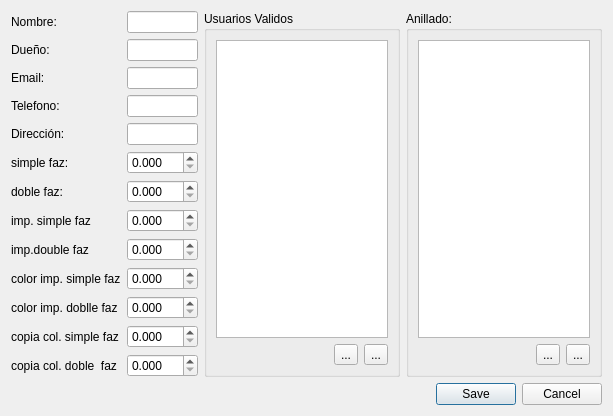
<?xml version="1.0" encoding="UTF-8"?>
<ui version="4.0">
 <class>wBusiness</class>
 <widget class="QWidget" name="wBusiness">
  <property name="geometry">
   <rect>
    <x>0</x>
    <y>0</y>
    <width>613</width>
    <height>409</height>
   </rect>
  </property>
  <property name="windowTitle">
   <string>Form</string>
  </property>
  <layout class="QVBoxLayout" name="verticalLayout_2">
   <item>
    <layout class="QHBoxLayout" name="horizontalLayout_2">
     <item>
      <layout class="QFormLayout" name="formLayout">
       <item row="0" column="0">
        <widget class="QLabel" name="nombreLabel">
         <property name="text">
          <string>Nombre:</string>
         </property>
        </widget>
       </item>
       <item row="0" column="1">
        <widget class="QLineEdit" name="nombreLineEdit"/>
       </item>
       <item row="1" column="0">
        <widget class="QLabel" name="dueOLabel">
         <property name="text">
          <string>Dueño:</string>
         </property>
        </widget>
       </item>
       <item row="1" column="1">
        <widget class="QLineEdit" name="dueOLineEdit"/>
       </item>
       <item row="2" column="0">
        <widget class="QLabel" name="emailLabel">
         <property name="text">
          <string>Email:</string>
         </property>
        </widget>
       </item>
       <item row="2" column="1">
        <widget class="QLineEdit" name="emailLineEdit"/>
       </item>
       <item row="3" column="0">
        <widget class="QLabel" name="telefonoLabel">
         <property name="text">
          <string>Telefono:</string>
         </property>
        </widget>
       </item>
       <item row="3" column="1">
        <widget class="QLineEdit" name="telefonoLineEdit"/>
       </item>
       <item row="4" column="0">
        <widget class="QLabel" name="direcciNLabel">
         <property name="text">
          <string>Dirección:</string>
         </property>
        </widget>
       </item>
       <item row="4" column="1">
        <widget class="QLineEdit" name="direcciNLineEdit"/>
       </item>
       <item row="5" column="0">
        <widget class="QLabel" name="simpleFazLabel">
         <property name="text">
          <string>simple faz:</string>
         </property>
        </widget>
       </item>
       <item row="5" column="1">
        <widget class="QDoubleSpinBox" name="simpleFazDoubleSpinBox">
         <property name="sizePolicy">
          <sizepolicy hsizetype="Fixed" vsizetype="Fixed">
           <horstretch>0</horstretch>
           <verstretch>0</verstretch>
          </sizepolicy>
         </property>
         <property name="decimals">
          <number>3</number>
         </property>
         <property name="maximum">
          <double>999.990000000000009</double>
         </property>
        </widget>
       </item>
       <item row="6" column="0">
        <widget class="QLabel" name="dobleFazLabel">
         <property name="text">
          <string>doble faz:</string>
         </property>
        </widget>
       </item>
       <item row="6" column="1">
        <widget class="QDoubleSpinBox" name="dobleFazDoubleSpinBox">
         <property name="sizePolicy">
          <sizepolicy hsizetype="Fixed" vsizetype="Fixed">
           <horstretch>0</horstretch>
           <verstretch>0</verstretch>
          </sizepolicy>
         </property>
         <property name="decimals">
          <number>3</number>
         </property>
         <property name="maximum">
          <double>999.990000000000009</double>
         </property>
        </widget>
       </item>
       <item row="7" column="0">
        <widget class="QLabel" name="impSimpleFazLabel">
         <property name="text">
          <string>imp. simple faz</string>
         </property>
        </widget>
       </item>
       <item row="7" column="1">
        <widget class="QDoubleSpinBox" name="impSimpleFazDoubleSpinBox">
         <property name="sizePolicy">
          <sizepolicy hsizetype="Fixed" vsizetype="Fixed">
           <horstretch>0</horstretch>
           <verstretch>0</verstretch>
          </sizepolicy>
         </property>
         <property name="decimals">
          <number>3</number>
         </property>
         <property name="maximum">
          <double>999.990000000000009</double>
         </property>
        </widget>
       </item>
       <item row="8" column="0">
        <widget class="QLabel" name="impDoubleFazLabel">
         <property name="text">
          <string>imp.double faz</string>
         </property>
        </widget>
       </item>
       <item row="8" column="1">
        <widget class="QDoubleSpinBox" name="impDoubleFazDoubleSpinBox">
         <property name="sizePolicy">
          <sizepolicy hsizetype="Fixed" vsizetype="Fixed">
           <horstretch>0</horstretch>
           <verstretch>0</verstretch>
          </sizepolicy>
         </property>
         <property name="decimals">
          <number>3</number>
         </property>
         <property name="maximum">
          <double>999.990000000000009</double>
         </property>
        </widget>
       </item>
       <item row="9" column="0">
        <widget class="QLabel" name="colorImpSimpleFazLabel">
         <property name="text">
          <string>color imp. simple faz</string>
         </property>
        </widget>
       </item>
       <item row="9" column="1">
        <widget class="QDoubleSpinBox" name="colorImpSimpleFazDoubleSpinBox">
         <property name="sizePolicy">
          <sizepolicy hsizetype="Fixed" vsizetype="Fixed">
           <horstretch>0</horstretch>
           <verstretch>0</verstretch>
          </sizepolicy>
         </property>
         <property name="decimals">
          <number>3</number>
         </property>
         <property name="maximum">
          <double>999.990000000000009</double>
         </property>
        </widget>
       </item>
       <item row="10" column="0">
        <widget class="QLabel" name="colorImpDoblleFazLabel">
         <property name="text">
          <string>color imp. doblle faz</string>
         </property>
        </widget>
       </item>
       <item row="10" column="1">
        <widget class="QDoubleSpinBox" name="colorImpDoblleFazDoubleSpinBox">
         <property name="sizePolicy">
          <sizepolicy hsizetype="Fixed" vsizetype="Fixed">
           <horstretch>0</horstretch>
           <verstretch>0</verstretch>
          </sizepolicy>
         </property>
         <property name="decimals">
          <number>3</number>
         </property>
         <property name="maximum">
          <double>999.990000000000009</double>
         </property>
        </widget>
       </item>
       <item row="11" column="0">
        <widget class="QLabel" name="copiaColSimpleFazLabel">
         <property name="text">
          <string>copia col. simple faz</string>
         </property>
        </widget>
       </item>
       <item row="11" column="1">
        <widget class="QDoubleSpinBox" name="copiaColSimpleFazDoubleSpinBox">
         <property name="sizePolicy">
          <sizepolicy hsizetype="Fixed" vsizetype="Fixed">
           <horstretch>0</horstretch>
           <verstretch>0</verstretch>
          </sizepolicy>
         </property>
         <property name="decimals">
          <number>3</number>
         </property>
         <property name="maximum">
          <double>999.990000000000009</double>
         </property>
        </widget>
       </item>
       <item row="12" column="0">
        <widget class="QLabel" name="copiaColDobleFazLabel">
         <property name="text">
          <string>copia col. doble  faz</string>
         </property>
        </widget>
       </item>
       <item row="12" column="1">
        <widget class="QDoubleSpinBox" name="copiaColDobleFazDoubleSpinBox">
         <property name="sizePolicy">
          <sizepolicy hsizetype="Fixed" vsizetype="Fixed">
           <horstretch>0</horstretch>
           <verstretch>0</verstretch>
          </sizepolicy>
         </property>
         <property name="decimals">
          <number>3</number>
         </property>
         <property name="maximum">
          <double>999.990000000000009</double>
         </property>
        </widget>
       </item>
      </layout>
     </item>
     <item>
      <widget class="QGroupBox" name="groupBox">
       <property name="title">
        <string>Usuarios Validos</string>
       </property>
       <layout class="QVBoxLayout" name="verticalLayout">
        <item>
         <widget class="QListWidget" name="listWidget">
          <property name="editTriggers">
           <set>QAbstractItemView::NoEditTriggers</set>
          </property>
          <property name="selectionBehavior">
           <enum>QAbstractItemView::SelectRows</enum>
          </property>
         </widget>
        </item>
        <item>
         <layout class="QHBoxLayout" name="horizontalLayout">
          <item>
           <spacer name="horizontalSpacer">
            <property name="orientation">
             <enum>Qt::Horizontal</enum>
            </property>
            <property name="sizeHint" stdset="0">
             <size>
              <width>40</width>
              <height>20</height>
             </size>
            </property>
           </spacer>
          </item>
          <item>
           <widget class="QToolButton" name="addButton">
            <property name="text">
             <string>...</string>
            </property>
            <property name="icon">
             <iconset resource="../../terminal/src/resources.qrc">
              <normaloff>:/icons/graphics/list-add-4.png</normaloff>:/icons/graphics/list-add-4.png</iconset>
            </property>
           </widget>
          </item>
          <item>
           <widget class="QToolButton" name="delButton">
            <property name="text">
             <string>...</string>
            </property>
            <property name="icon">
             <iconset resource="../../terminal/src/resources.qrc">
              <normaloff>:/icons/graphics/list-remove-4.png</normaloff>:/icons/graphics/list-remove-4.png</iconset>
            </property>
           </widget>
          </item>
         </layout>
        </item>
       </layout>
      </widget>
     </item>
     <item>
      <widget class="QGroupBox" name="groupBox_2">
       <property name="title">
        <string>Anillado:</string>
       </property>
       <layout class="QVBoxLayout" name="verticalLayout_3">
        <item>
         <widget class="QListWidget" name="anilladoListWidget">
          <property name="editTriggers">
           <set>QAbstractItemView::NoEditTriggers</set>
          </property>
          <property name="selectionBehavior">
           <enum>QAbstractItemView::SelectRows</enum>
          </property>
         </widget>
        </item>
        <item>
         <layout class="QHBoxLayout" name="horizontalLayout_3">
          <item>
           <spacer name="horizontalSpacer_2">
            <property name="orientation">
             <enum>Qt::Horizontal</enum>
            </property>
            <property name="sizeHint" stdset="0">
             <size>
              <width>40</width>
              <height>20</height>
             </size>
            </property>
           </spacer>
          </item>
          <item>
           <widget class="QToolButton" name="anilladoAddButton">
            <property name="text">
             <string>...</string>
            </property>
            <property name="icon">
             <iconset resource="../../terminal/src/resources.qrc">
              <normaloff>:/icons/graphics/list-add-4.png</normaloff>:/icons/graphics/list-add-4.png</iconset>
            </property>
           </widget>
          </item>
          <item>
           <widget class="QToolButton" name="anilladoDelButton">
            <property name="text">
             <string>...</string>
            </property>
            <property name="icon">
             <iconset resource="../../terminal/src/resources.qrc">
              <normaloff>:/icons/graphics/list-remove-4.png</normaloff>:/icons/graphics/list-remove-4.png</iconset>
            </property>
           </widget>
          </item>
         </layout>
        </item>
       </layout>
      </widget>
     </item>
    </layout>
   </item>
   <item>
    <widget class="QDialogButtonBox" name="buttonBox">
     <property name="standardButtons">
      <set>QDialogButtonBox::Cancel|QDialogButtonBox::Save</set>
     </property>
    </widget>
   </item>
  </layout>
 </widget>
 <resources>
  <include location="../../terminal/src/resources.qrc"/>
  <include location="../../terminal/src/resources.qrc"/>
  <include location="../../terminal/src/resources.qrc"/>
 </resources>
 <connections/>
</ui>
